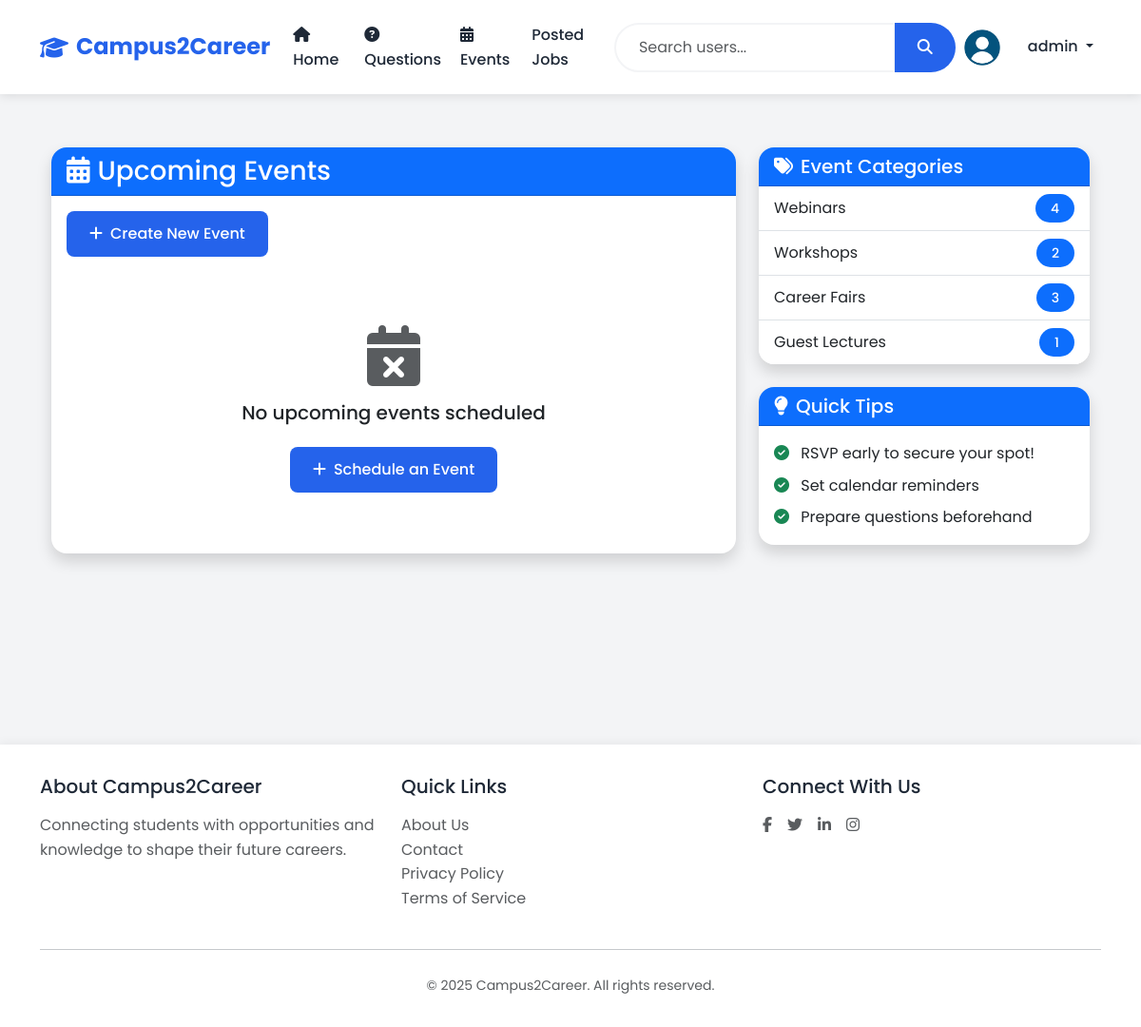
The app's page /events (signed in), older data.
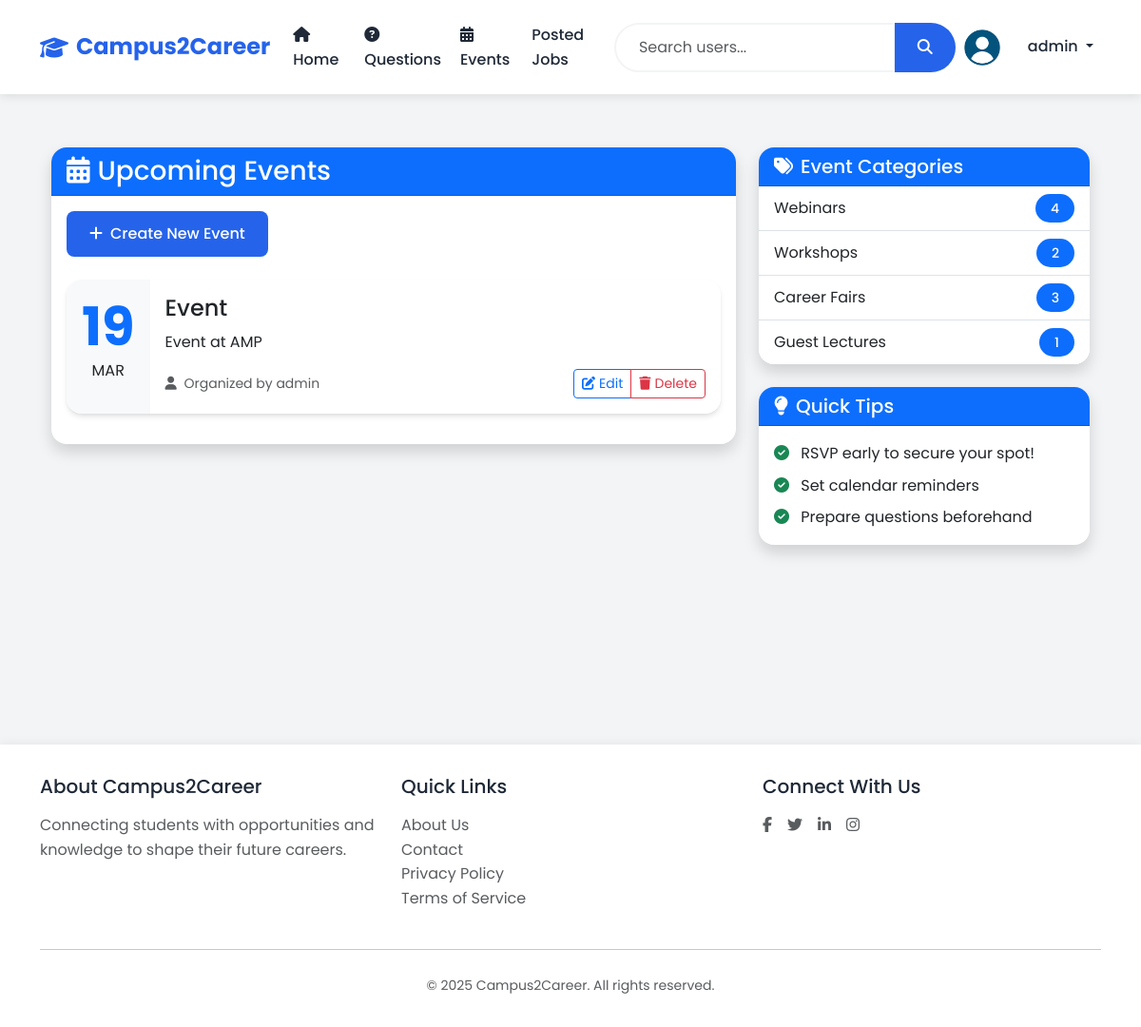
The same page, newer data.
### models.py (models this page shows, shortened)
class Event(db.Model):
    id = db.Column(db.Integer, primary_key=True)
    title = db.Column(db.String(200), nullable=False)
    description = db.Column(db.Text, nullable=False)
    date = db.Column(db.DateTime, nullable=False)
    created_at = db.Column(db.DateTime, default=datetime.utcnow)
    created_by = db.Column(db.Integer, db.ForeignKey('user.id'), nullable=False)

class User(UserMixin, db.Model):
    id = db.Column(db.Integer, primary_key=True)
    username = db.Column(db.String(80), unique=True, nullable=False)
    email = db.Column(db.String(120), unique=True, nullable=False)
    password_hash = db.Column(db.String(128))
    role = db.Column(db.String(20), nullable=False)  # student, alumni, teacher, admin
    contact = db.Column(db.String(15))
    dob = db.Column(db.Date)
    course = db.Column(db.String(50))  # For students
    profile_image = db.Column(db.String(120), default='noimg.jpg')
    created_at = db.Column(db.DateTime, default=datetime.utcnow)
    questions = db.relationship('Question', backref='author', lazy=True, cascade='all, delete-orphan')
    answers = db.relationship('Answer', backref='author', lazy=True, cascade='all, delete-orphan')
    events = db.relationship('Event', backref='creator', lazy=True, cascade='all, delete-orphan')
    jobs = db.relationship('Job', backref='poster', lazy=True, cascade='all, delete-orphan')

### app.py (the view)
@app.route('/events')
def events():
    events = Event.query.order_by(Event.date.desc()).all()
    return render_template('events/list.html', events=events)

### app.py (called while the page is built)
@login_manager.user_loader
def load_user(user_id):
    return User.query.get(int(user_id))

### templates/Events/list.html (shortened to what the changed rows need)
{% extends "base.html" %}
{% block content %}
<div class="container py-4">
    <div class="row">
        <div class="col-lg-8 mb-4">
            <div class="card shadow">
                <div class="card-body">
                    {% if events %}
                        {% for event in events %}
                            <div class="card mb-3 event-card">
                                <div class="row g-0">
                                    <div class="col-auto p-3 text-center bg-light">
                                        <div class="display-4 fw-bold text-primary">{{ event.date.strftime('%d') }}</div>
                                        <div class="text-uppercase">{{ event.date.strftime('%b') }}</div>
                                    </div>
                                    <div class="col">
                                        <div class="card-body">
                                            <h4 class="card-title">{{ event.title }}</h4>
                                            <p class="card-text">{{ event.description }}</p>
                                            <div class="d-flex justify-content-between align-items-center">
                                                <small class="text-muted">
                                                    <i class="fas fa-user me-1"></i>
                                                    Organized by {{ event.creator.username }}
                                                </small>
                                                {% if current_user.is_authenticated and (current_user.id == event.created_by or current_user.role == 'admin') %}
                                                    <div class="btn-group">
                                                        <button class="btn btn-sm btn-outline-primary" onclick="editEvent('{{ event.id }}')">
                                                            <i class="fas fa-edit me-1"></i>Edit
                                                        </button>
                                                        <button class="btn btn-sm btn-outline-danger" onclick="deleteEvent('{{ event.id }}')">
                                                            <i class="fas fa-trash me-1"></i>Delete
                                                        </button>
                                                    </div>
                                                {% endif %}
                                            </div>
                                        </div>
                                    </div>
                                </div>
                            </div>
                        {% endfor %}
                    {% else %}
                        <div class="text-center py-5">
                            <i class="fas fa-calendar-times fa-4x text-muted mb-3"></i>
                            <h5>No upcoming events scheduled</h5>
                            {% if current_user.is_authenticated and (current_user.role == 'teacher' or current_user.role == 'admin') %}
                                <button class="btn btn-primary mt-3" data-bs-toggle="modal" data-bs-target="#createEventModal">
                                    <i class="fas fa-plus me-2"></i>Schedule an Event
                                </button>
                            {% endif %}
                        </div>
                    {% endif %}
                </div>
            </div>
        </div>
    </div>
</div>
{% endblock content %}

Row changes from the older to the newer data that the page shows:
added Event: date "19", date "MAR", title "Event", description "Event at AMP", creator.username "admin"
Text that changed along with them:
text no longer shown: "No upcoming events scheduled Schedule an Event"
